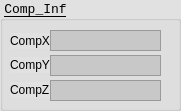
     <widget class="QGroupBox" name="groupBox_21">
      <property name="geometry">
       <rect>
        <x>10</x>
        <y>250</y>
        <width>181</width>
        <height>111</height>
       </rect>
      </property>
      <property name="font">
       <font>
        <family>Monospace</family>
        <pointsize>10</pointsize>
        <underline>true</underline>
       </font>
      </property>
      <property name="styleSheet">
       <string notr="true">background-color: rgb(225, 225, 225);</string>
      </property>
      <property name="title">
       <string>Comp_Inf</string>
      </property>
      <widget class="QLabel" name="label_115">
       <property name="geometry">
        <rect>
         <x>10</x>
         <y>33</y>
         <width>41</width>
         <height>16</height>
        </rect>
       </property>
       <property name="font">
        <font>
         <pointsize>9</pointsize>
        </font>
       </property>
       <property name="text">
        <string>CompX</string>
       </property>
      </widget>
      <widget class="QTextEdit" name="textEdit_ImuCompX">
       <property name="geometry">
        <rect>
         <x>50</x>
         <y>30</y>
         <width>111</width>
         <height>21</height>
        </rect>
       </property>
       <property name="font">
        <font>
         <pointsize>9</pointsize>
        </font>
       </property>
       <property name="styleSheet">
        <string notr="true">background-color: rgb(200, 200, 200);</string>
       </property>
       <property name="verticalScrollBarPolicy">
        <enum>Qt::ScrollBarAlwaysOff</enum>
       </property>
       <property name="readOnly">
        <bool>true</bool>
       </property>
      </widget>
      <widget class="QLabel" name="label_116">
       <property name="geometry">
        <rect>
         <x>10</x>
         <y>57</y>
         <width>41</width>
         <height>16</height>
        </rect>
       </property>
       <property name="font">
        <font>
         <pointsize>9</pointsize>
        </font>
       </property>
       <property name="text">
        <string>CompY</string>
       </property>
      </widget>
      <widget class="QTextEdit" name="textEdit_ImuCompY">
       <property name="geometry">
        <rect>
         <x>50</x>
         <y>55</y>
         <width>111</width>
         <height>21</height>
        </rect>
       </property>
       <property name="font">
        <font>
         <pointsize>9</pointsize>
        </font>
       </property>
       <property name="styleSheet">
        <string notr="true">background-color: rgb(200, 200, 200);</string>
       </property>
       <property name="verticalScrollBarPolicy">
        <enum>Qt::ScrollBarAlwaysOff</enum>
       </property>
       <property name="readOnly">
        <bool>true</bool>
       </property>
      </widget>
      <widget class="QLabel" name="label_117">
       <property name="geometry">
        <rect>
         <x>10</x>
         <y>82</y>
         <width>41</width>
         <height>16</height>
        </rect>
       </property>
       <property name="font">
        <font>
         <pointsize>9</pointsize>
        </font>
       </property>
       <property name="text">
        <string>CompZ</string>
       </property>
      </widget>
      <widget class="QTextEdit" name="textEdit_ImuCompZ">
       <property name="geometry">
        <rect>
         <x>50</x>
         <y>80</y>
         <width>111</width>
         <height>21</height>
        </rect>
       </property>
       <property name="font">
        <font>
         <pointsize>9</pointsize>
        </font>
       </property>
       <property name="styleSheet">
        <string notr="true">background-color: rgb(200, 200, 200);</string>
       </property>
       <property name="verticalScrollBarPolicy">
        <enum>Qt::ScrollBarAlwaysOff</enum>
       </property>
       <property name="readOnly">
        <bool>true</bool>
       </property>
      </widget>
     </widget>
